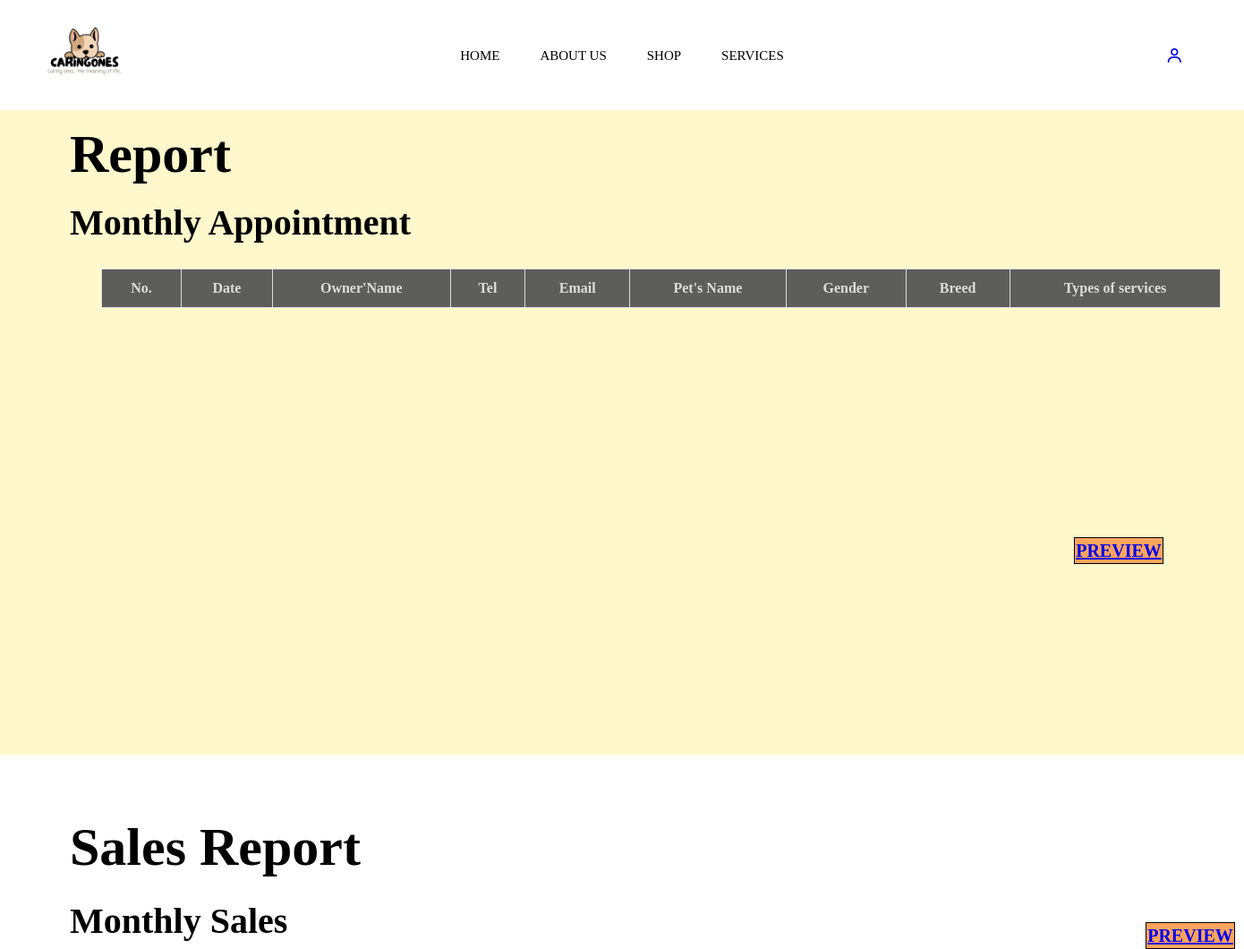
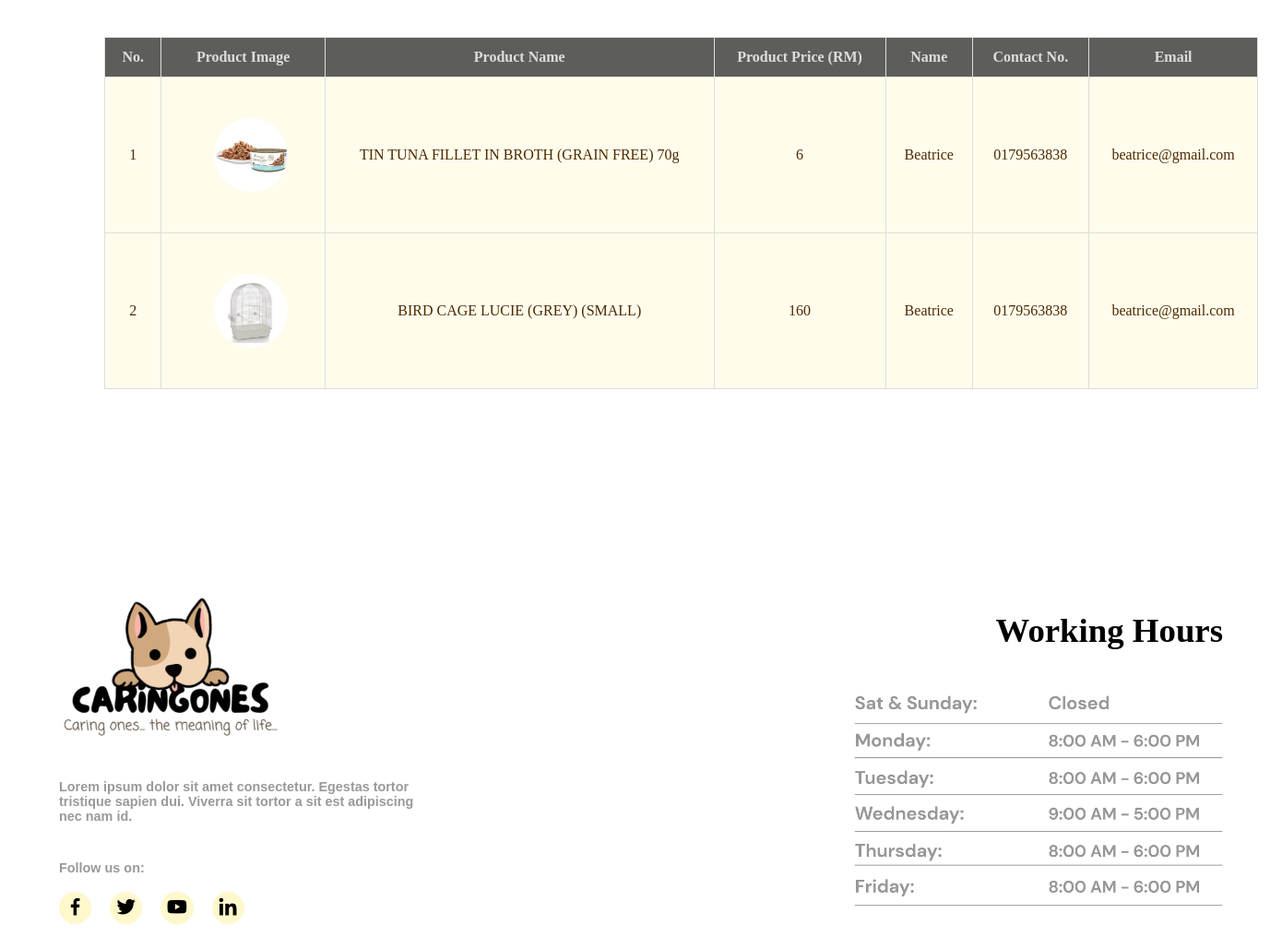
The app's page /report.php with its own data (2 pictures, top to bottom).
### tables this page shows
CREATE TABLE IF NOT EXISTS `customer` (
  `cusEmail` varchar(255) NOT NULL,
  `cusName` varchar(255) NOT NULL,
  `cusIC` varchar(255) NOT NULL,
  `cusAge` int NOT NULL,
  `cusGender` varchar(255) NOT NULL,
  `cusHP` varchar(255) NOT NULL,
  `cusPassword` varchar(255) NOT NULL,
  `petName` varchar(255) NOT NULL,
  `petSpecies` varchar(255) NOT NULL,
  `petBreed` varchar(255) NOT NULL,
  `petGender` varchar(255) NOT NULL,
  `petColour` varchar(255) NOT NULL,
  PRIMARY KEY (`cusEmail`)
);

CREATE TABLE IF NOT EXISTS `product` (
  `productID` int NOT NULL AUTO_INCREMENT,
  `productName` varchar(255) NOT NULL,
  `productImage` varchar(255) NOT NULL,
  `productPrice` int NOT NULL,
  `categoryName` varchar(255) NOT NULL,
  PRIMARY KEY (`productID`)
);

### report.php (the view, shortened to what this page needs)
<?php
    if(isset($_SESSION['email'])){
    require_once("admin_header.php");
    }else{
        require_once('b4header.php');
    }
?>
<!DOCTYPE html>
<html>
    <head>
        <link rel="stylesheet" href="report.css">
        <link href='https://unpkg.com/boxicons@2.1.4/css/boxicons.min.css' rel='stylesheet'>
    </head>
    <body>
        <div class="banner">
            <h1>
                Report
            </h1>
            <h2>
                Monthly Appointment
            </h2>
            <table class="table">
                <thread>
                    <tr>
                        <th>
                            No.
                        </th>
                        <th>
                            Date
                        </th>
                        <th>
                            Owner'Name
                        </th>
                        <th>
                            Tel
                        </th>
                        <th>
                            Email
                        </th>
                        <th>
                            Pet's Name
                        </th>
                        <th>
                            Gender
                        </th>
                        <th>
                            Breed
                        </th>
                        <th>
                            Types of services
                        </th>
                    </tr>
                </thread>
            </table>
            <button class="btn btn-primary" >
                <a href="http://localhost/FYP/printReport.php" target="_blank">PREVIEW</a>
            </button>
        </div>
        <div class="banner2">
            <h1>
                Sales Report
            </h1>
            <h2>
                Monthly Sales
            </h2>
            <table class="table">
                <thread>
                    <tr>
                        <th>
                            No.
                        </th>
                        <th>
                            Product Image
                        </th>
                        <th>
                            Product Name
                        </th>
                        <th>
                            Product Price (RM)
                        </th>
                        <th>
                            Name
                        </th>
                        <th>
                            Contact No.
                        </th>
                        <th>
                            Email
                        </th>
                    </tr>
                </thread>
                <tbody>
                <?php
                include("conn.php");
                $n = 1;
                $sql = "SELECT * FROM customer A INNER JOIN shoppingorder B ON A.cusEmail=B.emailAddress INNER JOIN product C ON B.productID=C.productID WHERE B.orderStatus=2 ORDER BY B.emailAddress ASC;";
                $result = mysqli_query($con,$sql);
                while ($row = mysqli_fetch_assoc($result))
                {
                    echo '<form method="post">';
                    $s = $row['orderStatus'];
                    if ($s == 2){
                    echo '<tr class="orderRow">';
                    echo '<td>'.$n.'</td>';
                    echo '<td><img class="productImage" src="./Resources/'.$row['productImage'].'"></td>';
                    echo '<td>'.$row['productName'].'</td>';
                    echo '<td>'.$row['productPrice'].'</td>';
                    echo '<td>'.$row['cusName'].'</td>';
                    echo '<td>'.$row['cusHP'].'</td>';
                    echo '<td>'.$row['cusEmail'].'</td>';
                    $n++;
                    }
                }
                ?>
            </table>
            <button class="btn btn-primary" >
                <a href="printSales.php" target="_blank">PREVIEW</a>
            </button>
        </div>
        <?php
            include("footer.php");
        ?>

### header.css (style rules this page uses)
* { margin: 0; padding: 0; }

### report.css (style rules this page uses)
.banner { display: flex; flex-direction: row; align-items: center; padding: 360px 3cm; background: #FFF8CC; }
.banner h1 { position: absolute; width: 475px; height: 111px; left: 78px; top: 126px; font-family: cursive; font-style: normal; font-weight: 700; font-size: 60px; line-height: 92px; color: #000000; }
.banner h2 { position: absolute; width: 509px; height: 70px; left: 78px; top: 220px; font-family: cursive; font-style: normal; font-weight: 700; font-size: 40px; line-height: 58px; color: #000000; }
.banner .table { position: absolute; top: 300px; width: 90%; border-collapse: collapse; }
.banner .table td,.banner .table th { padding: 12px 15px; border: 1px solid #ddd; text-align:center; font-family: cursive; }
.table th { background-color: #5D5D5A; color: #ddd; font-family: cursive; }
.table tbody tr:nth-child(odd) { background-color: #FFA45C; }
button { box-sizing: border-box; position: absolute; width: 100px; height: 30px; left: 1200px; top: 600px; background: #FFA45C; border: 1px solid #000000; font-family: cursive; font-style: normal; font-weight: 700; font-size: 20px; text-align: center; color: #5D5D5A; cursor: pointer; }
.banner2 { display: flex; flex-direction: row; align-items: center; padding: 400px 3cm; background: #ffffff; }
.banner2 h1 { position: absolute; width: 475px; height: 111px; left: 78px; top: 900px; font-family: cursive; font-style: normal; font-weight: 700; font-size: 60px; line-height: 92px; color: #000000; }
.banner2 h2 { position: absolute; width: 509px; height: 70px; left: 78px; top: 1000px; font-family: cursive; font-style: normal; font-weight: 700; font-size: 40px; line-height: 58px; color: #000000; }
.banner2 .table { position: absolute; top: 1100px; width: 90%; border-collapse: collapse; }
.banner2 .table td,.banner2 .table th { padding: 12px 15px; border: 1px solid #ddd; text-align:center; font-family: cursive; }
.banner2 button { box-sizing: border-box; position: absolute; width: 100px; height: 30px; left: 1280px; top: 1030px; background: #FFA45C; border: 1px solid #000000; font-family: cursive; font-style: normal; font-weight: 700; font-size: 20px; text-align: center; color: #5D5D5A; cursor: pointer; }
table td { background-color: #fffcec; font-family: cursive; font-style: normal; font-weight: normal; font-size: 1rem; color: #4d2a00; }
.productImage { max-width: 5rem; max-height: 5rem; width: auto; height: auto; border-radius: 50%; vertical-align: middle; margin: 2rem 1rem 2rem 2rem; }
.orderRow td { border-bottom: #e5e3d4 0.01rem solid; }

### records on screen
customer: product.productImage (picture), product.productName "TIN TUNA FILLET IN BROTH (GRAIN FREE) 70g", product.productPrice "6", cusName "Beatrice", cusHP "0179563838", cusEmail "beatrice@gmail.com", product.productName "BIRD CAGE LUCIE (GREY) (SMALL)", product.productPrice "160"
